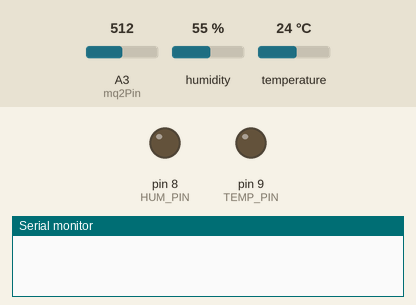
This sketch was run on a simulated Arduino Uno, built with avr-gcc and run on an emulated ATmega328P. Parts: output pins drawn as LEDs (lit = HIGH), the last lines printed to the serial monitor. The inputs (shaded band) are chosen by the test bench; at power-on: humidity 55 %, temperature 24 °C, A3 (mq2Pin) = 512.

Above: at 6.2 s.
6.3 s: humidity set to 69 %
20.3 s: humidity set to 72 %
At 31.2 s:
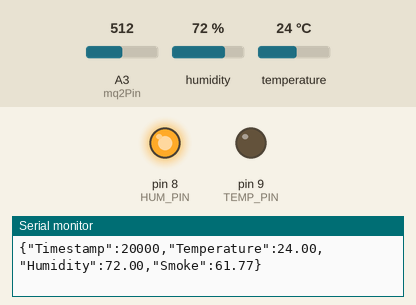
31.5 s: temperature set to 26.5 °C
41.2 s: temperature set to 27.5 °C
At 50.3 s:
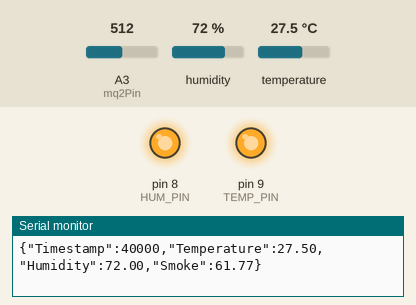
51.5 s: humidity set to 22 %
At 60.3 s:
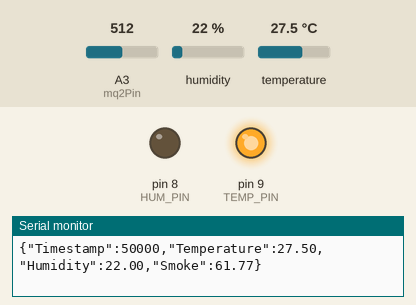
61.5 s: A3 (mq2Pin) set to 1005
63.0 s: A3 (mq2Pin) set to 1023
Timing chart, 0 to 66.0 s (numbered marks = the images above; inputs shaded):
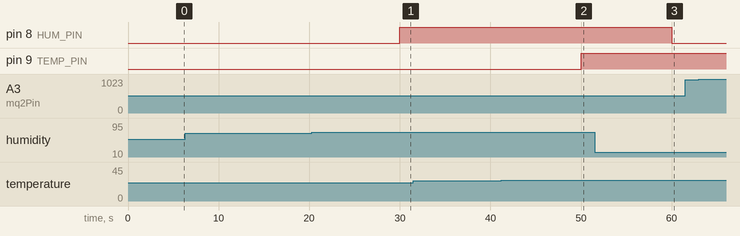

The sketch:

circuit_code.ino
```cpp
#include <Wire.h>
#include <Adafruit_Sensor.h>
#include <Adafruit_BME280.h>


// Define I2C pins for BME280 (SDA, SCL)
Adafruit_BME280 bme;  // I2C

// Define MQ-2 analog pin
const int mq2Pin = A3;
const float RL = 10.0;      // Load resistance in kilo-ohms (based on the datasheet)
const int cleanAirValue = 9.83; // Rs/R0 ratio in clean air for MQ2
const int TEMP_PIN = 9;
const int HUM_PIN = 8;
// Variables
float R0;                  // Initial calibration resistance value in clean air
float Rs;                  // Variable for sensor resistance
float ppmCH4;              // Calculated ppm of methane (example gas)
void calibrateMQ2() {
  long sum = 0;
  for (int i = 0; i < 50; i++) {  // Read 50 times to average and stabilize
    int sensorValue = analogRead(mq2Pin);
    float sensorVoltage = sensorValue * (5.0 / 1023.0); // Voltage reading
    Rs = (5.0 - sensorVoltage) / sensorVoltage * RL;   // Calculate Rs
    sum += Rs;
    delay(100);   // Short delay between readings
  }
  R0 = sum / 50.0 / cleanAirValue;  // Average Rs and calculate R0
}
float calculatePPM(float Rs) {
  float ratio = Rs / R0;  // Rs/R0 ratio
  // Using equation for Methane (CH4) from MQ2 datasheet approximation
  // ppm = 10 ^ ((log10(ratio) - b) / m), here using typical methane values
  float m = -0.168;
  float b = 1.3;
  return pow(10, ((log10(ratio) - b) / m));
}
// Set timing interval (30 seconds = 30000 milliseconds)
const unsigned long interval = 10000;
unsigned long previousMillis = 0;
unsigned long firstMillis = 0;
void setup() {
  Serial.begin(115200);

  //  Initialize BME280
  if (!bme.begin(0x76)) {
    Serial.println("Could not find a valid BME280 sensor, check wiring!");
    while (1);
  }

  // Initialize MQ-2
  pinMode(mq2Pin, INPUT);
  pinMode(TEMP_PIN, OUTPUT);
  pinMode(HUM_PIN, OUTPUT);
  calibrateMQ2();
}

void loop() {
  unsigned long currentMillis = millis();

  // Check if 30 seconds have passed
  if (currentMillis - previousMillis >= interval) {
    if (!firstMillis) {
      firstMillis = currentMillis;
    }
    previousMillis = currentMillis;

    // Read temperature and humidity from BME280
    float temperature = bme.readTemperature();
    float humidity = bme.readHumidity();
    int sensorValue = analogRead(mq2Pin);
    float sensorVoltage = sensorValue * (5.0 / 1023.0); // Voltage reading
    Rs = (5.0 - sensorVoltage) / sensorVoltage * RL;    // Calculate Rs
    ppmCH4 = calculatePPM(Rs);

    if (temperature > 27.0)
      digitalWrite(TEMP_PIN, HIGH);
    else
      digitalWrite(TEMP_PIN, LOW);
    if (humidity > 70.0)
      digitalWrite(HUM_PIN, HIGH);
    else
      digitalWrite(HUM_PIN, LOW);

    String DashboardString = "{\"Timestamp\":" + String(currentMillis - firstMillis) + ",\"Temperature\":" + String(temperature) + ",\"Humidity\":" + String(humidity) + ",\"Smoke\":" + String(ppmCH4) + "}";
    Serial.println(DashboardString);
  }
}
```

Measured:
- the behaviour switches between 70 and 71 % on humidity (found by bisection; images 0 and 1)
- the behaviour switches between 27 and 27.1 °C on temperature (found by bisection; images 1 and 2)
- after the input at 20.3 s, pin 8 (HUM_PIN): LOW → HIGH after 9.7 s
- after the input at 41.2 s, pin 9 (TEMP_PIN): LOW → HIGH after 8.8 s
- after the input at 51.5 s, pin 8 (HUM_PIN): HIGH → LOW after 8.5 s
- after the input at 61.5 s, every drawn part: stays the same
